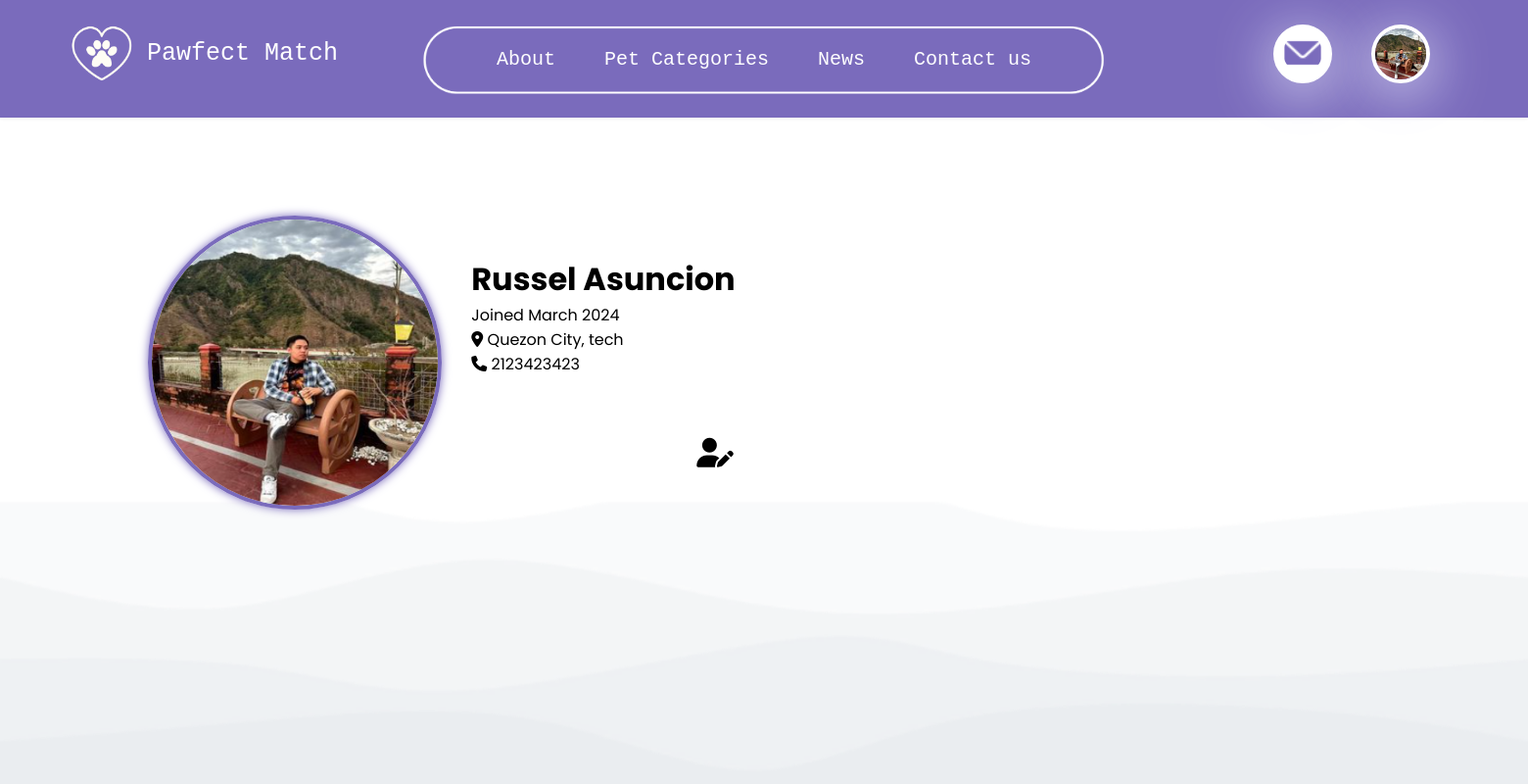
The app's page /user_profile.php (signed in) with its own data.
### tables this page shows
CREATE TABLE `users` (
  `id` bigint(20) NOT NULL,
  `user_id` bigint(20) NOT NULL,
  `email` text NOT NULL,
  `password` varchar(255) NOT NULL,
  `date` timestamp NOT NULL DEFAULT current_timestamp() ON UPDATE current_timestamp(),
  `fname` varchar(255) NOT NULL,
  `lname` varchar(255) NOT NULL,
  `mname` varchar(255) NOT NULL,
  `gender` varchar(100) NOT NULL,
  `user_image` varchar(255) NOT NULL,
  `status` varchar(100) NOT NULL,
  `address` varchar(255) NOT NULL,
  `city` varchar(255) NOT NULL,
  `postal_code` varchar(11) NOT NULL,
  `phone` varchar(25) NOT NULL,
  `dob` date NOT NULL,
  `first_login` bigint(20) NOT NULL
);

### functions.php (called while the page is built, shortened)
<?php
function check_login($con)
{
	if(isset($_SESSION['user_id']))
	{
		$id = $_SESSION['user_id'];
		$query = "select * from users where user_id = '$id' limit 1";
		$result = mysqli_query($con,$query);
		if($result && mysqli_num_rows($result) > 0)
		{
			$user_data = mysqli_fetch_assoc($result);
			return $user_data;
		}
	}
	die;
}

### user_profile.php (the view, shortened to what this page needs)
<?php
	include("connection.php");
	include("functions.php");
	$user_data = check_login($con);
    $image = $user_data['user_image'];
?>
<!DOCTYPE html>
<html lang="en">
<head>
    <link rel="stylesheet" href="css/style.css">
    <link rel="stylesheet" href="css/slider.css">
	<link rel="stylesheet" href="css/message.css">
    <link rel="stylesheet" href="https://cdnjs.cloudflare.com/ajax/libs/font-awesome/5.15.2/css/all.min.css"/>
</head>
<div class="profile">
	<div class="image">
		<img src="uploads/<?php echo $image;?>" alt="">
	</div>
	<div class="name">
		<h1><?php echo $user_data['fname'] . ' ' . $user_data['lname']?></h1>
		<p>Joined <?php echo date('F Y', strtotime($user_data['date'])); ?></p>
		<span><i class="fas fa-location-dot"></i>   <?php echo $user_data['city']. ', ' . $user_data['address']?></span>
		<p class="num"><i class="fas fa-phone"></i>   <?php echo $user_data['phone']?></p>
	</div>
	<div class="edit">
		<a href="information.php">
			<div class="e-icon"><i class="fas fa-user-pen"></i></div>
		</a>
	</div>
</div>
</body>
</html>

### css/style.css (style rules this page uses)
* { margin: 0; padding: 0; box-sizing: border-box; }
nav { background-color: #7A6BBC; padding: 20px 20%; box-shadow: 0 0 5px rgba(0, 0, 0, 0.1); width: 100%; height: 120px; display: flex; position: relative; }
.menu-box nav { display: flex; justify-content: space-between; align-items: center; padding: 10px; }
.bg-bottom { position: fixed; bottom: -100px; left: 0; width: 100%; text-align: center; z-index: -1; }
.bg-bottom img { width: 100%; max-height: 1000px; display: inline-block; vertical-align: bottom; }
.menu-box nav .list { margin: 0 auto; }
.menu-box nav .user-image { margin-left: 10px; }
.logo-image { position: absolute; top: 20px; left: 70px; width: 70px; height: 70px; object-fit: cover; z-index: 1; }
.user-btn { position: absolute; top: 25px; right: 200px; width: 60px; height: 60px; border-radius: 50%; background-color: white; border: 4px solid #ffffff; box-shadow: 0 10px 60px #E6E6FA; }
.user-btn img { position: absolute; align-items: center; border-radius: 50%; width: 40px; top: 5px; left: 6px; }
.user-image { position: absolute; top: 25px; right: 100px; width: 60px; height: 60px; border-radius: 50%; border: 4px solid #ffffff; box-shadow: 0 10px 60px #E6E6FA; }
.list { padding: 0; margin: 0; font-family: monospace; display: flex; justify-content: center; list-style: none; z-index: 99; margin-top: 10px; }
.list li { display: inline-block; position: relative; }
.list li:last-child { margin-right: 0; }
.list li a { display: block; padding: 20px 25px; color: #FFFFFF; text-decoration: none; text-align: center; font-size: 20px; }
.logo-text { position: absolute; top: 40px; left: 150px; color: #ffffff; font-size: 25px; display: flex; align-items: center; font-family: monospace; }
.top-oval { position: absolute; margin-top: 10px; width: 700px; height: 100px; left: 50%; transform: translateX(-50%); z-index: 0; }

### css/message.css (style rules this page uses)
.name { margin-bottom: 2px; width: 270px; }

### user_profile.php (style rules this page uses)
body { font-family: 'Poppins', sans-serif; background-color: #fff; margin: 0; padding: 0; }
.profile { width: 50%; height: 40%; background: transparent; border-radius: 20px; margin: 80px; padding: 20px; display: flex; justify-content: center; align-items: center; }
.image img { width: 300px; height: 300px; border-radius: 50%; border: 4px solid #7A6BBC; box-shadow: 0px 0px 10px #7A6BBC; margin-right: 30px; }
.name { display: flex; flex-direction: column; margin-top: -100px; }
.e-icon { margin-top: 180px; transform: translateX(-40px); }
.e-icon i { font-size: 30px; color: #000; }

### records on screen
users: user_image (picture), fname "Russel", lname "Asuncion", date "March 2024", city "Quezon City", address "tech", phone "2123423423"
